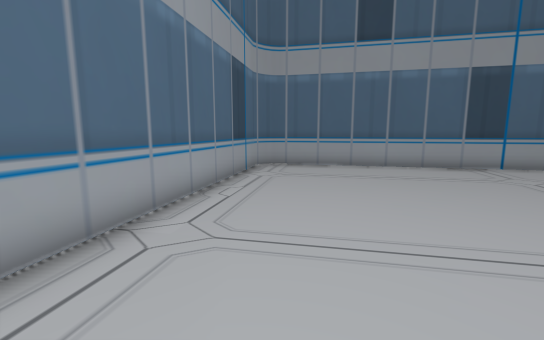
View 1 (above)

13 first-person views from a walk through a 3-D level made in the Unity game engine. The camera is 1.5 m above the floor, tilts 8° down and sees 90° across. The floor is counted in squares, 1 m on a side. Each view is taken from the middle of a square. On the plan, view 1 faces up. The plan holds only what a view shows up to about 14 squares ahead; the rest is blank. The place goes on beyond the plan.

View 2
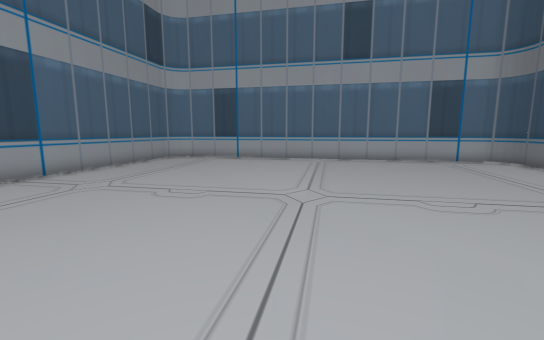

View 3
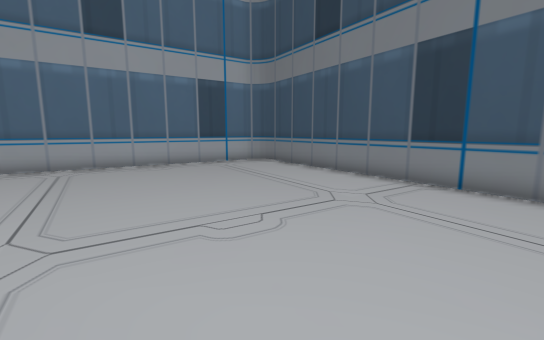

View 4
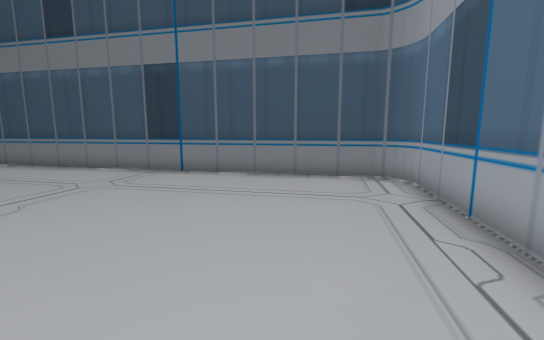

View 5
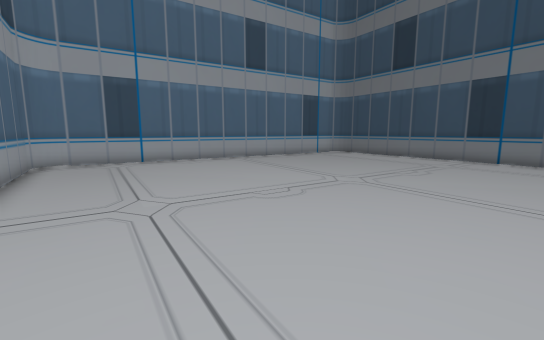

View 6
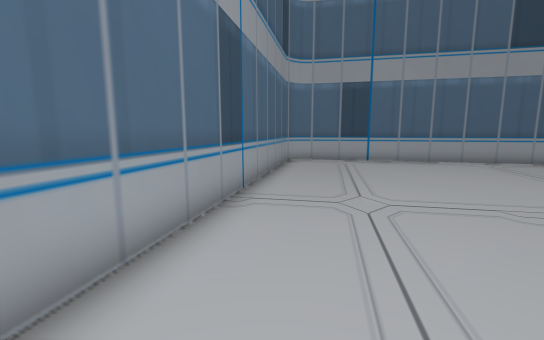

View 7
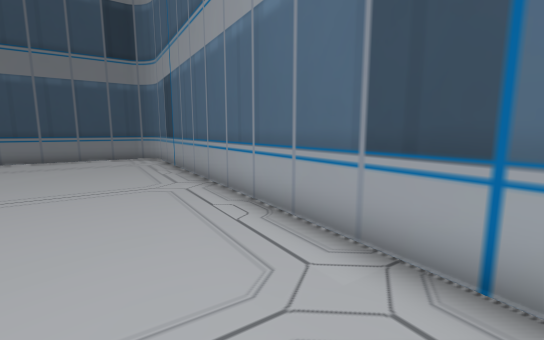

View 8
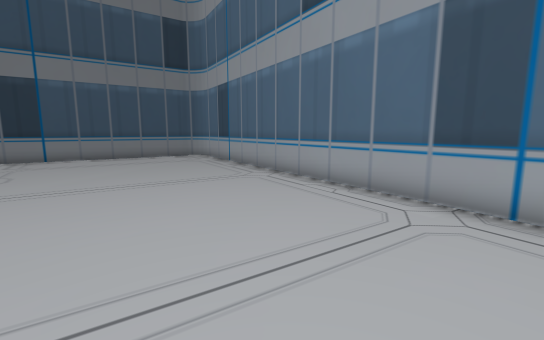

View 9
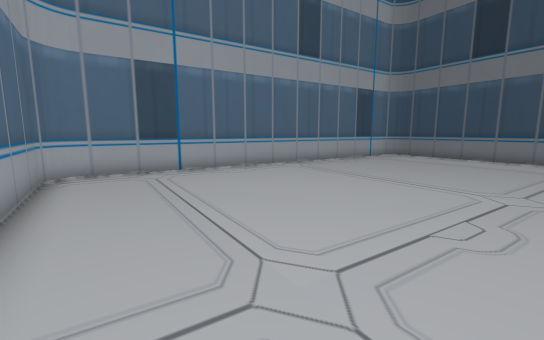

View 10
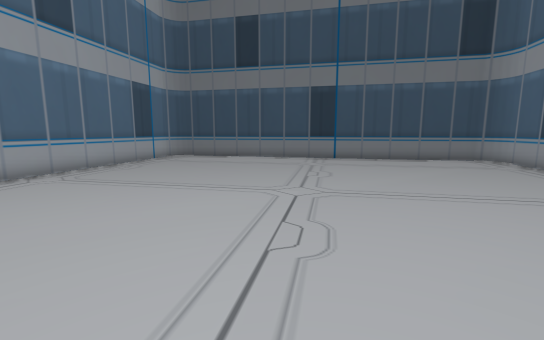

View 11
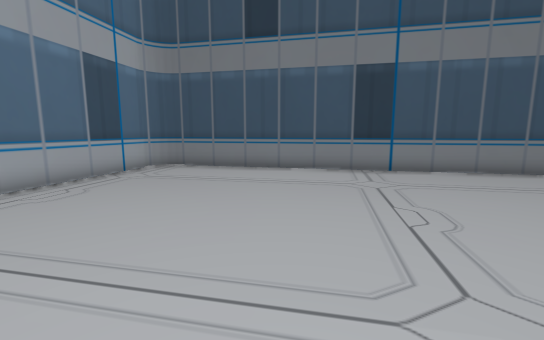

View 12
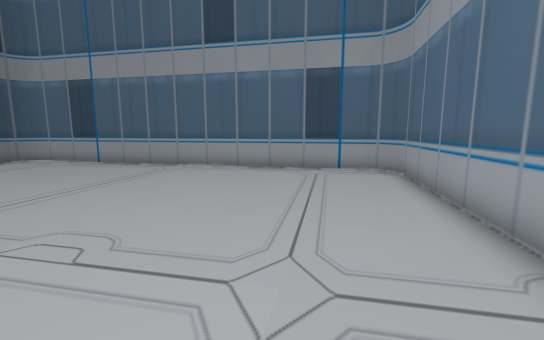

View 13
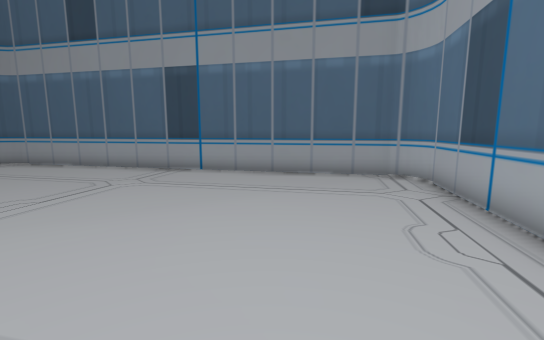

### Floor plan
Points are (right, up) in squares from view 1. A wall is a line through its corners. A room is listed if a view was taken in it or the views show most of it. See-through windows are left out.
Room 1 (views 1, 2, 3, 4, 5, 6, 7, 8, 9, 10, 11, 12, 13)
walls: (-4.1, -3.4) (-4.1, -3.9); (11.9, -8.2) (12.4, -8.2); (0.8, 12.6) (-0.1, 12.7); (0.1, 12.6) (-0.4, 12.4); (16.7, 7.8) (16.8, 8.6) (16.2, 9.3) (0.4, 12.7) (-0.2, 12.5) (-0.7, 12.1) (-4.1, -3.7) (-4, -4.3) (-3.6, -4.9) (12.2, -8.3) (12.8, -8.1) (13.4, -7.7) (16.8, 8.1) (16.6, 8.7); (16.8, 8.4) (16.5, 9) (16, 9.3)

Positions as (right, up) in squares from view 1, and headings:
1: (0, 0), facing up
2: (0, 3), facing right
3: (2, 2), facing down-right
4: (0, 4), facing down
5: (2, 10), facing down-right
6: (2, 10), facing right
7: (2, 11), facing down-left
8: (5, 11), facing down-left
9: (6, 10), facing down-right
10: (7, 9), facing down
11: (8, 4), facing down
12: (10, 8), facing left
13: (12, 0), facing up
